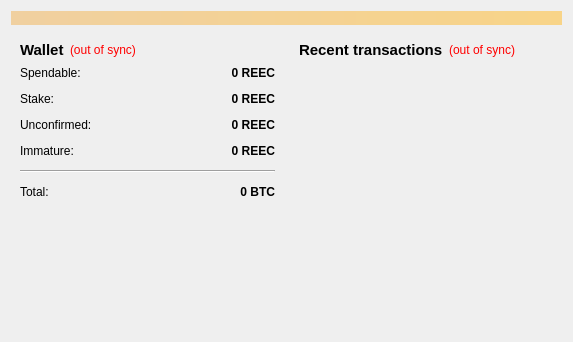
<?xml version="1.0" encoding="UTF-8"?>
<ui version="4.0">
 <class>OverviewPage</class>
 <widget class="QWidget" name="OverviewPage">
  <property name="geometry">
   <rect>
    <x>0</x>
    <y>0</y>
    <width>573</width>
    <height>342</height>
   </rect>
  </property>
  <property name="windowTitle">
   <string>Form</string>
  </property>
  <layout class="QVBoxLayout" name="topLayout">
   <item>
    <widget class="QLabel" name="labelAlerts">
     <property name="visible">
      <bool>false</bool>
     </property>
     <property name="styleSheet">
      <string notr="true">background-color: qlineargradient(x1: 0, y1: 0, x2: 1, y2: 0, stop:0 #F0D0A0, stop:1 #F8D488);  color:#000000
</string>
     </property>
     <property name="wordWrap">
      <bool>true</bool>
     </property>
     <property name="margin">
      <number>3</number>
     </property>
    </widget>
   </item>
   <item>
    <layout class="QHBoxLayout" name="horizontalLayout" stretch="1,1">
     <item>
      <layout class="QVBoxLayout" name="verticalLayout_2">
       <item>
        <widget class="QWidget" name="widget" native="true">
         <layout class="QVBoxLayout" name="verticalLayout_4">
          <item>
           <layout class="QHBoxLayout" name="horizontalLayout_4">
            <item>
             <widget class="QLabel" name="label_5">
              <property name="font">
               <font>
                <pointsize>11</pointsize>
                <weight>75</weight>
                <bold>true</bold>
               </font>
              </property>
              <property name="text">
               <string>Wallet</string>
              </property>
             </widget>
            </item>
            <item>
             <widget class="QLabel" name="labelWalletStatus">
              <property name="toolTip">
               <string>The displayed information may be out of date. Your wallet automatically synchronizes with the REEC network after a connection is established, but this process has not completed yet.</string>
              </property>
              <property name="styleSheet">
               <string notr="true">QLabel { color: red; }</string>
              </property>
              <property name="text">
               <string notr="true">(out of sync)</string>
              </property>
              <property name="alignment">
               <set>Qt::AlignLeading|Qt::AlignLeft|Qt::AlignVCenter</set>
              </property>
             </widget>
            </item>
            <item>
             <spacer name="horizontalSpacer_2">
              <property name="orientation">
               <enum>Qt::Horizontal</enum>
              </property>
              <property name="sizeHint" stdset="0">
               <size>
                <width>40</width>
                <height>20</height>
               </size>
              </property>
             </spacer>
            </item>
           </layout>
          </item>
          <item>
           <layout class="QFormLayout" name="formLayout_2">
            <property name="fieldGrowthPolicy">
             <enum>QFormLayout::AllNonFixedFieldsGrow</enum>
            </property>
            <property name="horizontalSpacing">
             <number>12</number>
            </property>
            <property name="verticalSpacing">
             <number>12</number>
            </property>
            <item row="0" column="0">
             <widget class="QLabel" name="label">
              <property name="text">
               <string>Spendable:</string>
              </property>
             </widget>
            </item>
            <item row="0" column="1">
             <widget class="QLabel" name="labelBalance">
              <property name="font">
               <font>
                <weight>75</weight>
                <bold>true</bold>
               </font>
              </property>
              <property name="cursor">
               <cursorShape>IBeamCursor</cursorShape>
              </property>
              <property name="toolTip">
               <string>Your current spendable balance</string>
              </property>
              <property name="text">
               <string notr="true">0 REEC</string>
              </property>
              <property name="alignment">
               <set>Qt::AlignRight|Qt::AlignTrailing|Qt::AlignVCenter</set>
              </property>
              <property name="textInteractionFlags">
               <set>Qt::LinksAccessibleByMouse|Qt::TextSelectableByKeyboard|Qt::TextSelectableByMouse</set>
              </property>
             </widget>
            </item>
            <item row="1" column="0">
             <widget class="QLabel" name="label_6">
              <property name="text">
               <string>Stake:</string>
              </property>
             </widget>
            </item>
            <item row="1" column="1">
             <widget class="QLabel" name="labelStake">
              <property name="font">
               <font>
                <weight>75</weight>
                <bold>true</bold>
               </font>
              </property>
              <property name="cursor">
               <cursorShape>IBeamCursor</cursorShape>
              </property>
              <property name="toolTip">
               <string>Total of coins that was staked, and do not yet count toward the current balance</string>
              </property>
              <property name="text">
               <string notr="true">0 REEC</string>
              </property>
              <property name="alignment">
               <set>Qt::AlignRight|Qt::AlignTrailing|Qt::AlignVCenter</set>
              </property>
              <property name="textInteractionFlags">
               <set>Qt::LinksAccessibleByMouse|Qt::TextSelectableByKeyboard|Qt::TextSelectableByMouse</set>
              </property>
             </widget>
            </item>
            <item row="2" column="0">
             <widget class="QLabel" name="label_3">
              <property name="text">
               <string>Unconfirmed:</string>
              </property>
             </widget>
            </item>
            <item row="2" column="1">
             <widget class="QLabel" name="labelUnconfirmed">
              <property name="font">
               <font>
                <weight>75</weight>
                <bold>true</bold>
               </font>
              </property>
              <property name="cursor">
               <cursorShape>IBeamCursor</cursorShape>
              </property>
              <property name="toolTip">
               <string>Total of transactions that have yet to be confirmed, and do not yet count toward the current balance</string>
              </property>
              <property name="text">
               <string notr="true">0 REEC</string>
              </property>
              <property name="alignment">
               <set>Qt::AlignRight|Qt::AlignTrailing|Qt::AlignVCenter</set>
              </property>
              <property name="textInteractionFlags">
               <set>Qt::LinksAccessibleByMouse|Qt::TextSelectableByKeyboard|Qt::TextSelectableByMouse</set>
              </property>
             </widget>
            </item>
            <item row="3" column="0">
             <widget class="QLabel" name="labelImmatureText">
              <property name="text">
               <string>Immature:</string>
              </property>
             </widget>
            </item>
            <item row="3" column="1">
             <widget class="QLabel" name="labelImmature">
              <property name="font">
               <font>
                <weight>75</weight>
                <bold>true</bold>
               </font>
              </property>
              <property name="toolTip">
               <string>Mined balance that has not yet matured</string>
              </property>
              <property name="text">
               <string notr="true">0 REEC</string>
              </property>
              <property name="alignment">
               <set>Qt::AlignRight|Qt::AlignTrailing|Qt::AlignVCenter</set>
              </property>
              <property name="textInteractionFlags">
               <set>Qt::LinksAccessibleByMouse|Qt::TextSelectableByKeyboard|Qt::TextSelectableByMouse</set>
              </property>
             </widget>
            </item>
            <item row="4" column="0" colspan="2">
             <widget class="Line" name="line">
              <property name="orientation">
               <enum>Qt::Horizontal</enum>
              </property>
             </widget>
            </item>
            <item row="5" column="0">
             <widget class="QLabel" name="labelTotalText">
              <property name="text">
               <string>Total:</string>
              </property>
             </widget>
            </item>
            <item row="5" column="1">
             <widget class="QLabel" name="labelTotal">
              <property name="font">
               <font>
                <weight>75</weight>
                <bold>true</bold>
               </font>
              </property>
              <property name="cursor">
               <cursorShape>IBeamCursor</cursorShape>
              </property>
              <property name="toolTip">
               <string>Your current total balance</string>
              </property>
              <property name="text">
               <string notr="true">0 BTC</string>
              </property>
              <property name="alignment">
               <set>Qt::AlignRight|Qt::AlignTrailing|Qt::AlignVCenter</set>
              </property>
              <property name="textInteractionFlags">
               <set>Qt::LinksAccessibleByMouse|Qt::TextSelectableByKeyboard|Qt::TextSelectableByMouse</set>
              </property>
             </widget>
            </item>
           </layout>
          </item>
         </layout>
        </widget>
       </item>
       <item>
        <spacer name="verticalSpacer">
         <property name="orientation">
          <enum>Qt::Vertical</enum>
         </property>
         <property name="sizeHint" stdset="0">
          <size>
           <width>20</width>
           <height>40</height>
          </size>
         </property>
        </spacer>
       </item>
      </layout>
     </item>
     <item>
      <layout class="QVBoxLayout" name="verticalLayout_3">
       <item>
        <widget class="QWidget" name="widget_2" native="true">
         <layout class="QVBoxLayout" name="verticalLayout">
          <item>
           <layout class="QHBoxLayout" name="horizontalLayout_2">
            <item>
             <widget class="QLabel" name="label_4">
              <property name="font">
               <font>
                <pointsize>11</pointsize>
                <weight>75</weight>
                <bold>true</bold>
               </font>
              </property>
              <property name="text">
               <string>&lt;b&gt;Recent transactions&lt;/b&gt;</string>
              </property>
             </widget>
            </item>
            <item>
             <widget class="QLabel" name="labelTransactionsStatus">
              <property name="toolTip">
               <string>The displayed information may be out of date. Your wallet automatically synchronizes with the REEC network after a connection is established, but this process has not completed yet.</string>
              </property>
              <property name="styleSheet">
               <string notr="true">QLabel { color: red; }</string>
              </property>
              <property name="text">
               <string notr="true">(out of sync)</string>
              </property>
              <property name="alignment">
               <set>Qt::AlignRight|Qt::AlignTrailing|Qt::AlignVCenter</set>
              </property>
             </widget>
            </item>
            <item>
             <spacer name="horizontalSpacer">
              <property name="orientation">
               <enum>Qt::Horizontal</enum>
              </property>
              <property name="sizeHint" stdset="0">
               <size>
                <width>40</width>
                <height>20</height>
               </size>
              </property>
             </spacer>
            </item>
           </layout>
          </item>
          <item>
           <widget class="QListView" name="listTransactions">
            <property name="styleSheet">
             <string notr="true">QListView { background: transparent; }</string>
            </property>
            <property name="frameShape">
             <enum>QFrame::NoFrame</enum>
            </property>
            <property name="verticalScrollBarPolicy">
             <enum>Qt::ScrollBarAlwaysOff</enum>
            </property>
            <property name="horizontalScrollBarPolicy">
             <enum>Qt::ScrollBarAlwaysOff</enum>
            </property>
            <property name="selectionMode">
             <enum>QAbstractItemView::NoSelection</enum>
            </property>
           </widget>
          </item>
         </layout>
        </widget>
       </item>
      </layout>
     </item>
    </layout>
   </item>
  </layout>
 </widget>
 <resources/>
 <connections/>
</ui>
